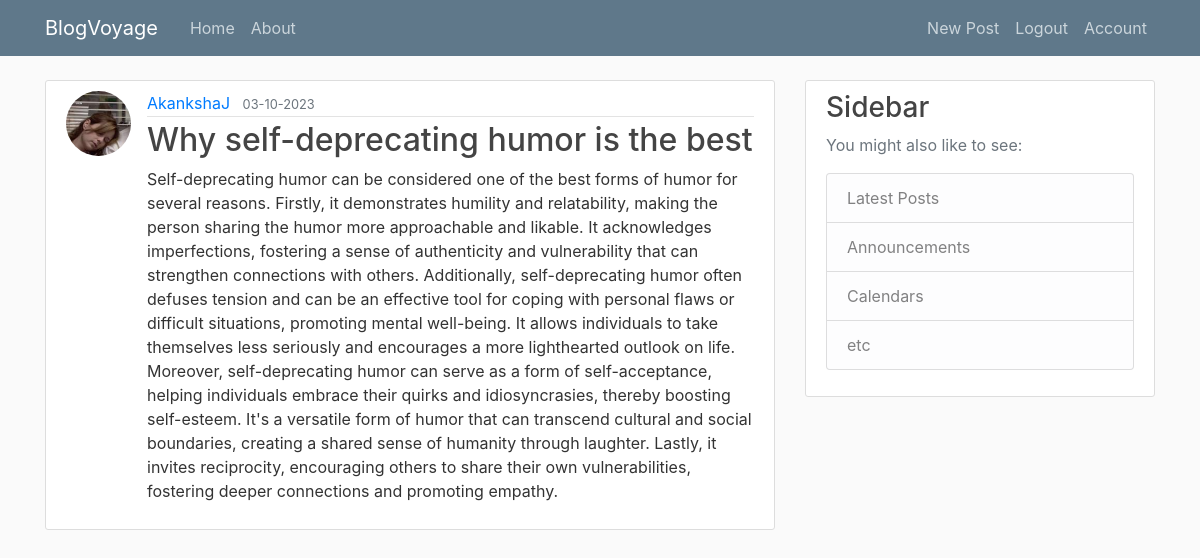
The app's page /post/2 (signed in) with its own data.
### appp/models.py (models this page shows, shortened)
class User(db.Model, UserMixin):
    id = db.Column(db.Integer, primary_key= True)
    username = db.Column(db.String(20), unique=True, nullable=False)
    email = db.Column(db.String(120), unique=True, nullable=False)
    image_file = db.Column(db.String(20), nullable=False, default="default.jpg")
    password= db.Column(db.String(60), nullable=False)
    posts = db.relationship('Post', backref="author" , lazy= True)

class Post(db.Model):
    id = db.Column(db.Integer, primary_key= True)
    title = db.Column(db.String(150), nullable=False)
    date_posted= db.Column(db.DateTime, nullable=False, default = datetime.utcnow )
    content = db.Column(db.Text, nullable=False)
    user_id = db.Column(db.Integer , db.ForeignKey('user.id'),nullable=False)

### appp/routes.py (the view)
@app.route("/post/<int:post_id>")
def post(post_id):
    post = Post.query.get_or_404(post_id)
    return render_template('post.html', title = post.title, post=post, legend = "Update Post")

### appp/models.py (called while the page is built)
@login_manager.user_loader
def load_user(user_id):
    return User.query.get(int(user_id))

### appp/templates/post.html (shortened to what this page needs)
{% extends 'layout.html' %}
{% block content %}
    <article class="media content-section">
      <img class = "rounded-circle article-img" src="{{url_for('static' , filename = 'profile_pics/' + post.author.image_file)}}" alt="">
        <div class="media-body">
          <div class="article-metadata">
            <a class="mr-2" href="{{url_for('user_post' , username = post.author.username)}}">{{ post.author.username }}</a>
            <small class="text-muted">{{ post.date_posted.strftime('%d-%m-%Y') }}</small>
          </div>
          <h2 class="article-title">{{ post.title }}</h2>
          <p class="article-content">{{ post.content }}</p>
        </div>
      </article>
{% endblock content %}

### appp/static/main.css (style rules this page uses)
body { background: #fafafa; color: #333333; margin-top: 5rem; }
h1, h2, h3, h4, h5, h6 { color: #444444; }
.content-section { background: #ffffff; padding: 10px 20px; border: 1px solid #dddddd; border-radius: 3px; margin-bottom: 20px; }
.article-title { color: #444444; }
.article-content { white-space: pre-line; }
.article-img { height: 65px; width: 65px; margin-right: 16px; }
.article-metadata { padding-bottom: 1px; margin-bottom: 4px; border-bottom: 1px solid #e3e3e3 }

### records on screen
User: image_file (picture), author.username "AkankshaJ"
Post: date_posted "03-10-2023", title "Why self-deprecating humor is the best", content "Self-deprecating humor can be considered one of the best forms of humor for several reasons. Firstly, it demonstrates humility and relatability, making the person sharing the humor more approachable and likable. It acknowledges imperfections, fostering a sense of authenticity and vulnerability that can strengthen connections with others. Additionally, self-deprecating humor often defuses tension and can be an effective tool for coping with personal flaws or difficult situations, promoting mental well-being. It allows individuals to take themselves less seriously and encourages a more lighthearted outlook on life. Moreover, self-deprecating humor can serve as a form of self-acceptance,…"
